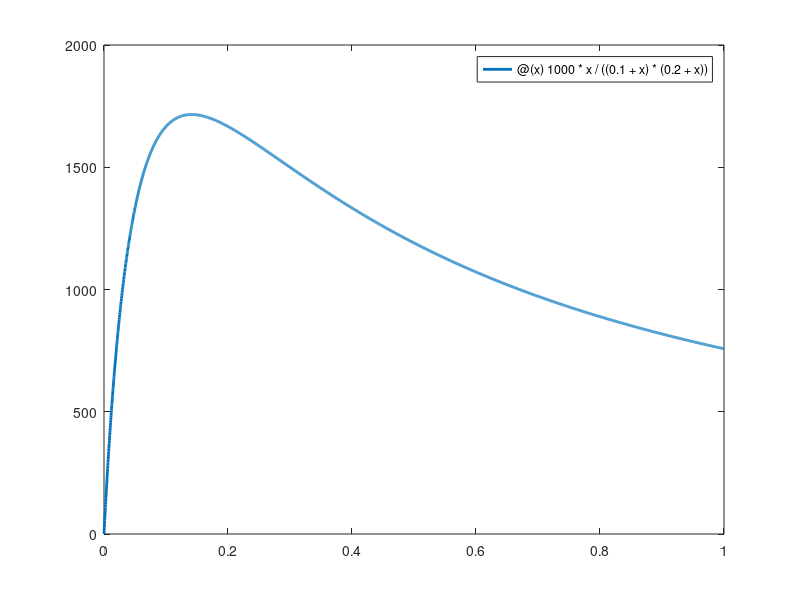

The MATLAB script that drew this image: (Note: this script raises an error after producing the figure.)
%%
clc;clear all;close all;
mulf=1.2;
bA = 0.5497938413115383;
bAJ=0.5497938413115383*mulf;
bI = 0.4909463148261044;
bJ = 0.4909463148261044*mulf;
epsilon = 2.478385725999245;
omega = 0.33094892640811974;
mu = 3.411863047817261*10^(-5);
muI = 0.0015851390386414379;
muJ = 0.0015851390386414379*mulf;
nu = 0.03053968253968254;
p = 0.956;
para=[bA,bAJ,bI,bJ,epsilon,omega,mu,muI,muJ,nu,p];
 %rovalI=R0(muI,bA,bI)
 %rovalJ=R0(muJ,bAJ,bJ)
%%
hfig = figure; 
h1=fplot(@(x) 1000*x/((0.1+x)*(0.2+x)),[0,1],'LineWidth',2);
hold on
grid on
xlabel('$\mu_k$');
ylabel('$\phi(\mu_k)$');
%set(gca,'FontSize',18);
[val1 ind1]=max(h1.YData);
plot([h1.XData(ind1) h1.XData(ind1)],[0 h1.YData(ind1)],':k','LineWidth',3)
text(h1.XData(ind1)-0.03,-90,'$\mu_k^*$','FontSize',14)
fname='myFig';
picturewidth = 20; 
hw_ratio = 0.65; 
set(findall(hfig,'-property','FontSize'),'FontSize',17)

set(findall(hfig,'-property','Box'),'Box','off') % optional
set(findall(hfig,'-property','Interpreter'),'Interpreter','latex') 
set(findall(hfig,'-property','TickLabelInterpreter'),'TickLabelInterpreter','latex')
set(hfig,'Units','centimeters','Position',[3 3 picturewidth hw_ratio*picturewidth])
pos = get(hfig,'Position');
set(hfig,'PaperPositionMode','Auto','PaperUnits','centimeters','PaperSize',[pos(3), pos(4)])
print(hfig,fname,'-dpdf','-painters','-fillpage')
%print(hfig,fname,'-dpng','-vector')
%%
clc;clear all;close all;
hfig = figure; 
h1=fplot(@(x) 1000*x/((0.1+x)*(0.2+x)),[0,1],'LineWidth',2); 
grid on
xlabel('$\mu_k$');
ylabel('$\phi(\mu_k)$');
set(gca,'FontSize',18);
hold on
h2=fplot(@(x) 1000*x/((0.1+0.25*x)*(0.2+x)),[0,1],'LineWidth',2);
[val1 ind1]=max(h1.YData);
[val2 ind2]=max(h2.YData);
plot([h1.XData(ind1) h1.XData(ind1)],[0 h1.YData(ind1)],':k','LineWidth',3)
text(h1.XData(ind1)-0.07,-150,'$\mu_k^*(y_1)$','FontSize',14)
plot([h2.XData(ind2) h2.XData(ind1)],[0 h2.YData(ind2)],':k','LineWidth',3)
text(h2.XData(ind2)-0.04,-150,'$\mu_k^*(y_2)$','FontSize',14)

fname='myFig';
picturewidth = 20; 
hw_ratio = 0.65; 
set(findall(hfig,'-property','FontSize'),'FontSize',17) 

set(findall(hfig,'-property','Box'),'Box','off') % optional
set(findall(hfig,'-property','Interpreter'),'Interpreter','latex') 
set(findall(hfig,'-property','TickLabelInterpreter'),'TickLabelInterpreter','latex')
set(hfig,'Units','centimeters','Position',[3 3 picturewidth hw_ratio*picturewidth])
pos = get(hfig,'Position');
set(hfig,'PaperPositionMode','Auto','PaperUnits','centimeters','PaperSize',[pos(3), pos(4)])
print(hfig,fname,'-dpdf','-painters','-fillpage')
%%
close all;
h1=fplot(@betaFun,[0,1],'LineWidth',2);
hold on
grid on
xlabel('\mu_S');
% ylabel('$\beta(\mu_S)=\frac{\mu_S}{0.01+\mu_S}$',Interpreter='latex');
ylabel('$\beta(\mu_S)=\tanh^2(25\mu_S-2)$',Interpreter='latex');
% ylabel('$\beta(\mu_S)=sech^2(25\mu_S-2)$',Interpreter='latex');
% ylabel('$\beta(\mu_S)=\sin^2(25\mu_S-2)$',Interpreter='latex');
set(gca,'FontSize',18);
%[val1,ind1]=max(h1.YData);
%plot([h1.XData(ind1) h1.XData(ind1)],[0 h1.YData(ind1)],':k','LineWidth',3)
%text(h1.XData(ind1)-0.03,-90,'\mu_k^*','FontSize',14)
%%
close all;
c0=1.6610;
c1=0.0440;
c2=0.03;
h1=fplot(@betaFun,[0,1],'LineWidth',2);
hold on
grid on
xlabel('\mu_S');
h2=fplot(@(x) c0+c1.*(betaFun(x)./(c2+x)),[0,1],'LineWidth',2);
set(gca,'FontSize',18);
% ylabel('$\beta=\frac{\mu_S}{0.01+\mu_S},\ \Phi$',Interpreter='latex');
% ylabel('$\beta=\tanh^2(25\mu_S-2),\ \Phi$',Interpreter='latex');
% ylabel('$\beta=sech^2(25\mu_S-2),\ \Phi$',Interpreter='latex');
ylabel('$\beta=\sin^2(25\mu_S-2),\ \Phi$',Interpreter='latex');
legend('\beta','Fitness')
%%
close all;
c0=3.02113;
c1=0.0440;
c2=0.03;
h1=fplot(@betaFun,[0,1],'LineWidth',2);
hold on
grid on
xlabel('\mu_S');
h2=fplot(@alphaFun,[0,1],'LineWidth',2);
h3=fplot(@(x) c0.*alphaFun(x)+c1.*(betaFun(x)./(c2+x)),[0,1],'LineWidth',2);
set(gca,'FontSize',18);
% ylabel('$\beta=\frac{\mu_S}{0.01+\mu_S},\ \Phi$',Interpreter='latex');
% ylabel('$\beta=\tanh^2(25\mu_S-2),\ \Phi$',Interpreter='latex');
 ylabel('$\beta=sech^2(25\mu_S-2),\ \alpha=0.4(1-x),\ \Phi$',Interpreter='latex');
 %ylabel('$\beta=\sin^2(25\mu_S-2),\ \Phi$',Interpreter='latex');
%ylabel('$y$',Interpreter='latex');
legend('\beta','\alpha','Fitness','Location','best')